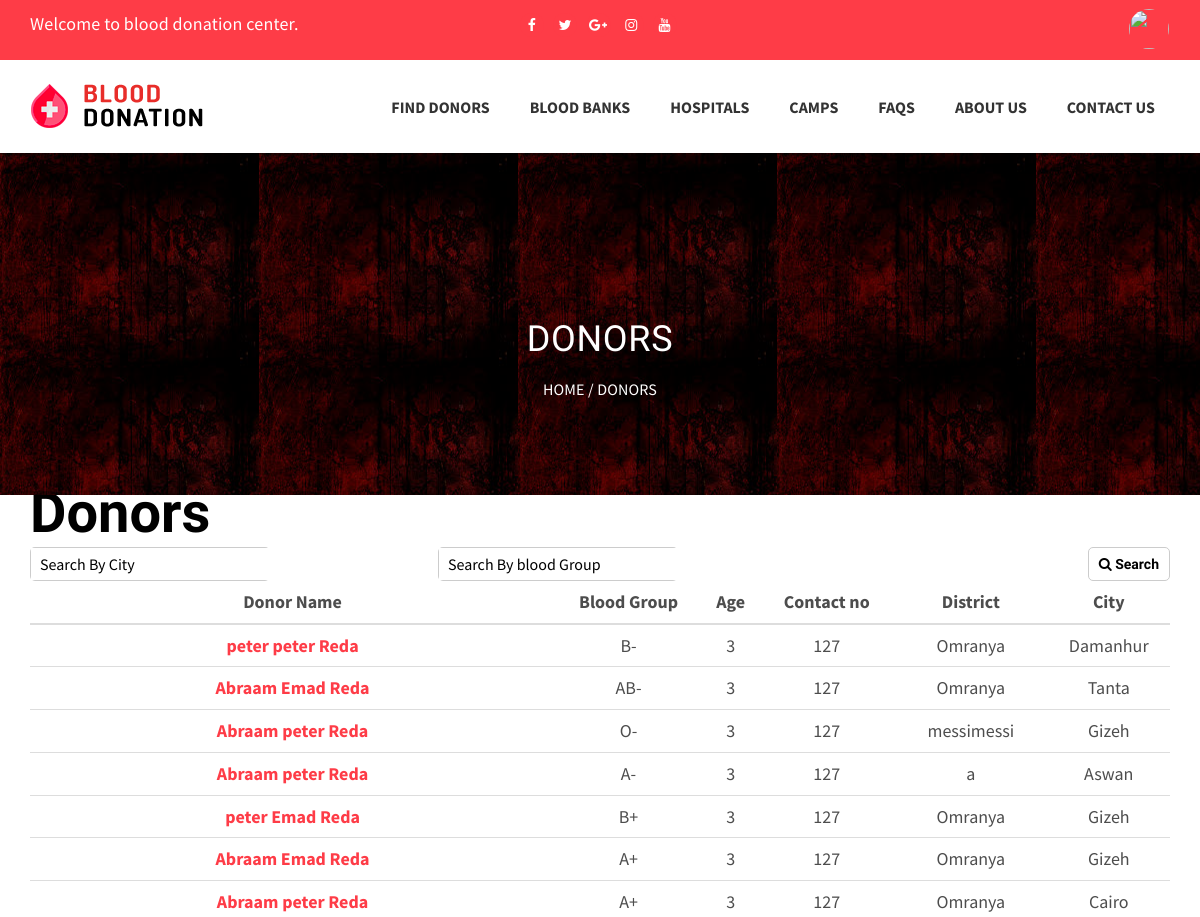
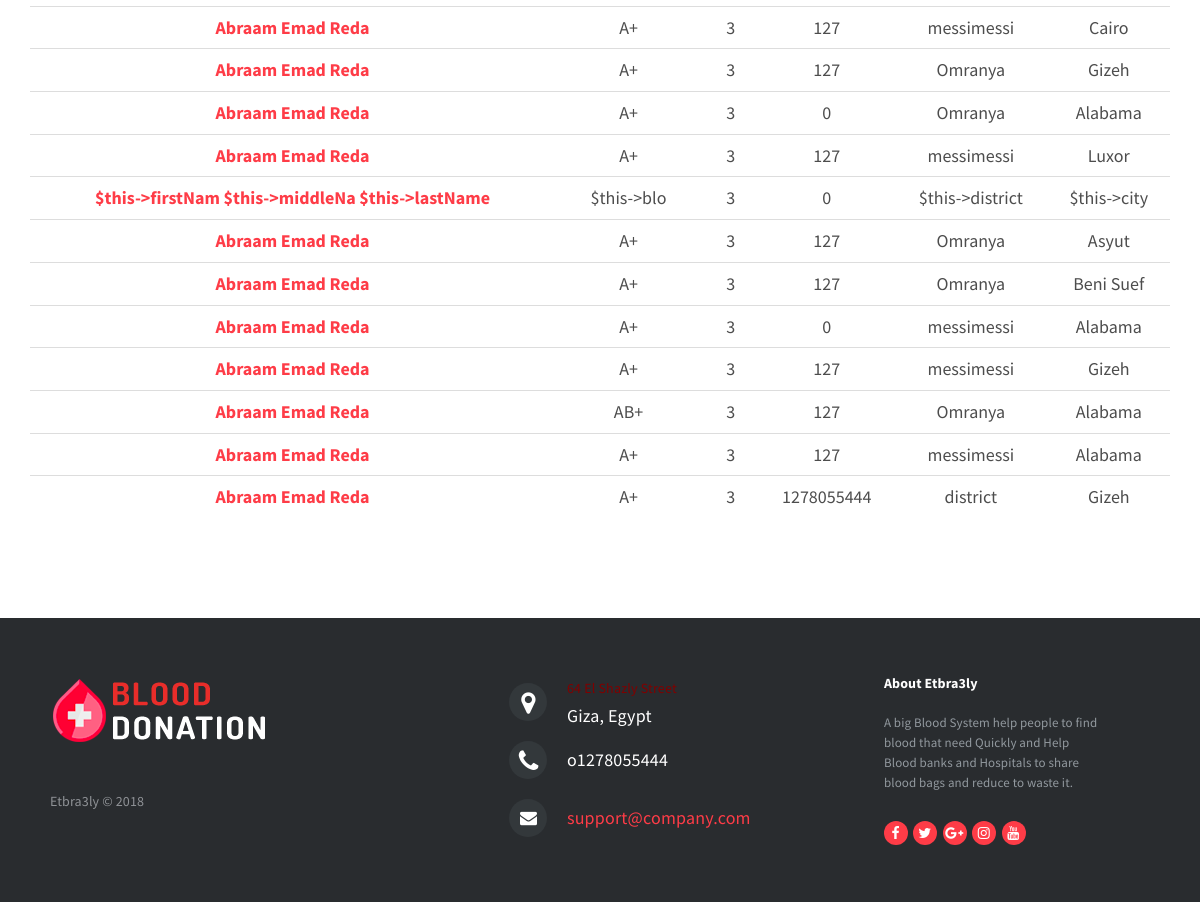
The app's page /APP/cpanel/DonorPages/DonorDonorList.php (signed in) with its own data (2 pictures, top to bottom).
### tables this page shows
CREATE TABLE `donor` (
  `donorID` int(10) NOT NULL,
  `SSN` int(20) NOT NULL,
  `firstName` varchar(15) NOT NULL,
  `middleName` varchar(15) NOT NULL,
  `lastName` varchar(15) NOT NULL,
  `dateOfBirth` varchar(20) NOT NULL,
  `gender` varchar(10) NOT NULL,
  `district` varchar(50) NOT NULL,
  `city` varchar(50) NOT NULL,
  `phoneNo` int(20) NOT NULL,
  `email` varchar(30) NOT NULL,
  `bloodGroup` varchar(10) NOT NULL,
  `photo` varchar(500) NOT NULL DEFAULT 'default_profile.jpg',
  `username` varchar(20) DEFAULT NULL,
  `password` varchar(50) DEFAULT NULL,
  `lastDonationDate` varchar(20) DEFAULT NULL,
  `bloodBankID` int(11) DEFAULT NULL
);

### APP/cpanel/DonorPages/DonorDonorList.php (the view, shortened to what the rows shown need)
<?php
    require_once '../../lib/donor.php';
    $loginDonor = Donor::retreiveDonorById($_SESSION['donorID']);
?>
<link type="text/css" rel="stylesheet" href="https://cdn.jotfor.ms/css/styles/buttons/form-submit-button-light.css?3.3.5398"/>
<link href="https://cdn.jotfor.ms/static/formCss.css?3.3.5398" rel="stylesheet" type="text/css" />
<link type="text/css" media="print" rel="stylesheet" href="https://cdn.jotfor.ms/css/printForm.css?3.3.5398" />
<link type="text/css" rel="stylesheet" href="https://cdn.jotfor.ms/css/styles/nova.css?3.3.5398" />
<link type="text/css" rel="stylesheet" href="https://cdn.jotfor.ms/themes/CSS/566a91c2977cdfcd478b4567.css?themeRevisionID=59fb4852cf3bfe589c6c6f21"/>
<section>
        <div class="container">
                <ul class="form-section page-section">
                    <li id="cid_10" class="form-input-wide" data-type="control_head">
                          <div class="form-header-group ">
                            <div class="header-text httal htvam">
                                  <h1 id="header_10" class="form-header" data-component="header">
                                    Donors
                                  </h1>
                            </div>
                          </div>
                    </li>
                </ul>
                <table class="table">
                        <thead class="thead-dark">
                                <tr>
                                        <th scope="col">Donor Name</th>
                                        <th scope="col">Blood Group</th>
                                        <th scope="col">Age</th>
                                        <th scope="col">Contact no</th>
                                        <th scope="col">District</th>
                                        <th scope="col">City</th>
                                </tr>
                        </thead>
                        <tbody>
                            <?php
                                if(isset($_GET['search'])){
                                    if(is_numeric($_GET['city']) && is_numeric($_GET['bloodGroup'])){
                                        $flag = 0;
                                        $donors = Donor::retreiveAllDonors();
                                        if(is_array($donors) && count($donors)>0){
                                            foreach ($donors as $donor) {
                                                $age = round((strtotime(date("d-m-20y"))-strtotime("24-06-2018"))/(60*60*24*365));
                                                if((strtotime(date("d-m-20y"))-strtotime($donor['lastDonationDate']))/(60*60*24) > 90){
                                                    $flag = 1;
                                                    echo '<tr>
                                                    <th scope="row"><a href="DonorDonorDetails.php?id='.$donor['donorID'].'">'.$donor['firstName'].' '.$donor['middleName'].' '.$donor['lastName'].'</a></th>
                                                    <td>'.$donor['bloodGroup'].'</td>
                                                    <td>'.$age.'</td>
                                                    <td>'.$donor['phoneNo'].'</td>
                                                    <td>'.$donor['district'].'</td>
                                                    <td>'.$donor['city'].'</td>
                                                </tr>';
                                                }
                                            }if($flag == 0){
                                                echo '<tr>
                                                        <td colspan="6" style="text-align:center" scope="row"> There is no Donors Available !!!</td>
                                                    </tr>';
                                            }
                                        }else{
                                            echo '<tr>
                                                    <td colspan="6" style="text-align:center" scope="row"> There is no Donors Available !!!</td>
                                                </tr>';
                                        }
                                    }elseif(is_numeric($_GET['city'])){
                                        $flag = 0;
                                        $donors = Donor::retreiveAllDonorsByBloodGroup($_GET['bloodGroup']);
                                        if(is_array($donors) && count($donors)>0){
                                            foreach ($donors as $donor) {
                                                $age = round((strtotime(date("d-m-20y"))-strtotime("24-06-2018"))/(60*60*24*365));
                                                if((strtotime(date("d-m-20y"))-strtotime($donor['lastDonationDate']))/(60*60*24) > 90){
                                                    $flag = 1;
                                                    echo '<tr>
                                                    <th scope="row"><a href="DonorDonorDetails.php?id='.$donor['donorID'].'">'.$donor['firstName'].' '.$donor['middleName'].' '.$donor['lastName'].'</a></th>
                                                    <td>'.$donor['bloodGroup'].'</td>
                                                    <td>'.$age.'</td>
                                                    <td>'.$donor['phoneNo'].'</td>
                                                    <td>'.$donor['district'].'</td>
                                                    <td>'.$donor['city'].'</td>
                                                </tr>';
                                                }
                                            }if($flag == 0){
                                                echo '<tr>
                                                        <td colspan="6" style="text-align:center" scope="row"> There is no Donors Available !!!</td>
                                                    </tr>';
                                            }
                                        }else{
                                            echo '<tr>
                                                    <td colspan="6" style="text-align:center" scope="row"> There is no Donors Available with Blood Group '.$_GET['bloodGroup'].' !!!</td>
                                                </tr>';
                                        }
                                    }elseif(is_numeric($_GET['bloodGroup'])){
                                        $flag = 0;
                                        $donors = Donor::retreiveAllDonorsByCity($_GET['city']);
                                        if(is_array($donors) && count($donors)>0){
                                            foreach ($donors as $donor) {
                                                $age = round((strtotime(date("d-m-20y"))-strtotime("24-06-2018"))/(60*60*24*365));
                                                if((strtotime(date("d-m-20y"))-strtotime($donor['lastDonationDate']))/(60*60*24) > 90){
                                                    $flag = 1;
                                                    echo '<tr>
                                                    <th scope="row"><a href="DonorDonorDetails.php?id='.$donor['donorID'].'">'.$donor['firstName'].' '.$donor['middleName'].' '.$donor['lastName'].'</a></th>
                                                    <td>'.$donor['bloodGroup'].'</td>
                                                    <td>'.$age.'</td>
                                                    <td>'.$donor['phoneNo'].'</td>
                                                    <td>'.$donor['district'].'</td>
                                                    <td>'.$donor['city'].'</td>
                                                </tr>';
                                                }
                                            }if($flag == 0){
                                                echo '<tr>
                                                        <td colspan="6" style="text-align:center" scope="row"> There is no Donors Available !!!</td>
                                                    </tr>';
                                            }
                                        }else{
                                            echo '<tr>
                                                    <td colspan="6" style="text-align:center" scope="row"> There is no Donors Available in '.$_GET['city'].' !!!</td>
                                                </tr>';
                                        }
                                    }else{
                                        $flag = 0;
                                        $donors = Donor::retreiveAllDonorsByBloodGroupAndCity($_GET['bloodGroup'], $_GET['city']);
                                        if(is_array($donors) && count($donors)>0){
                                            foreach ($donors as $donor) {
                                                $age = round((strtotime(date("d-m-20y"))-strtotime("24-06-2018"))/(60*60*24*365));
                                                if((strtotime(date("d-m-20y"))-strtotime($donor['lastDonationDate']))/(60*60*24) > 90){
                                                    $flag = 1;
                                                    echo '<tr>
                                                    <th scope="row"><a href="DonorDonorDetails.php?id='.$donor['donorID'].'">'.$donor['firstName'].' '.$donor['middleName'].' '.$donor['lastName'].'</a></th>
                                                    <td>'.$donor['bloodGroup'].'</td>
                                                    <td>'.$age.'</td>
                                                    <td>'.$donor['phoneNo'].'</td>
                                                    <td>'.$donor['district'].'</td>
                                                    <td>'.$donor['city'].'</td>
                                                </tr>';
                                                }
                                            }if($flag == 0){
                                                echo '<tr>
                                                        <td colspan="6" style="text-align:center" scope="row"> There is no Donors Available !!!</td>
                                                    </tr>';
                                            }
                                        }else{
                                            echo '<tr>
                                                    <td colspan="6" style="text-align:center" scope="row"> There is no Donors Available with Blood Group '.$_GET['bloodGroup'].' in '.$_GET['city'].' !!!</td>
                                                </tr>';
                                        }
                                    }
                                }else{
                                    $flag = 0 ;
                                    $donors = Donor::retreiveAllDonors();
                                    if(is_array($donors) && count($donors)>0){
                                        foreach ($donors as $donor) {
                                            $age = round((strtotime(date("d-m-20y"))-strtotime("24-06-2018"))/(60*60*24*365));
                                            if((strtotime(date("d-m-20y"))-strtotime($donor['lastDonationDate']))/(60*60*24) > 90){
                                                $flag = 1;
                                                echo '<tr>
                                                <th scope="row"><a href="DonorDonorDetails.php?id='.$donor['donorID'].'">'.$donor['firstName'].' '.$donor['middleName'].' '.$donor['lastName'].'</a></th>
                                                <td>'.$donor['bloodGroup'].'</td>
                                                <td>'.$age.'</td>
                                                <td>'.$donor['phoneNo'].'</td>
                                                <td>'.$donor['district'].'</td>
                                                <td>'.$donor['city'].'</td>
                                            </tr>';
                                            }
                                        }if($flag == 0){
                                            echo '<tr>
                                                    <td colspan="6" style="text-align:center" scope="row"> There is no Donors Available !!!</td>
                                                </tr>';
                                        }
                                    }else{
                                        echo '<tr>
                                                <td colspan="6" style="text-align:center" scope="row"> There is no Donors Available !!!</td>
                                            </tr>';
                                    }
                                }
                            ?>
                        </tbody>
                </table>
        </div>
</section>

### records on screen
donor: firstName "peter", middleName "peter", lastName "Reda", bloodGroup "B-", age "3", phoneNo "127", district "Omranya", city "Damanhur"
donor: firstName "Abraam", middleName "Emad", lastName "Reda", bloodGroup "AB-", age "3", phoneNo "127", district "Omranya", city "Tanta"
donor: firstName "Abraam", middleName "peter", lastName "Reda", bloodGroup "O-", age "3", phoneNo "127", district "messimessi", city "Gizeh"
donor: firstName "Abraam", middleName "peter", lastName "Reda", bloodGroup "A-", age "3", phoneNo "127", district "a", city "Aswan"
donor: firstName "peter", middleName "Emad", lastName "Reda", bloodGroup "B+", age "3", phoneNo "127", district "Omranya", city "Gizeh"
donor: firstName "Abraam", middleName "Emad", lastName "Reda", bloodGroup "A+", age "3", phoneNo "127", district "Omranya", city "Gizeh"
donor: firstName "Abraam", middleName "peter", lastName "Reda", bloodGroup "A+", age "3", phoneNo "127", district "Omranya", city "Cairo"
donor: firstName "Abraam", middleName "Emad", lastName "Reda", bloodGroup "A+", age "3", phoneNo "127", district "messimessi", city "Cairo"
donor: firstName "Abraam", middleName "Emad", lastName "Reda", bloodGroup "A+", age "3", phoneNo "127", district "Omranya", city "Gizeh"
donor: firstName "Abraam", middleName "Emad", lastName "Reda", bloodGroup "A+", age "3", phoneNo "0", district "Omranya", city "Alabama"
donor: firstName "Abraam", middleName "Emad", lastName "Reda", bloodGroup "A+", age "3", phoneNo "127", district "messimessi", city "Luxor"
donor: firstName "$this->firstNam", middleName "$this->middleNa", lastName "$this->lastName", bloodGroup "$this->blo", age "3", phoneNo "0", district "$this->district", city "$this->city"
donor: firstName "Abraam", middleName "Emad", lastName "Reda", bloodGroup "A+", age "3", phoneNo "127", district "Omranya", city "Asyut"
donor: firstName "Abraam", middleName "Emad", lastName "Reda", bloodGroup "A+", age "3", phoneNo "127", district "Omranya", city "Beni Suef"
donor: firstName "Abraam", middleName "Emad", lastName "Reda", bloodGroup "A+", age "3", phoneNo "0", district "messimessi", city "Alabama"
donor: firstName "Abraam", middleName "Emad", lastName "Reda", bloodGroup "A+", age "3", phoneNo "127", district "messimessi", city "Gizeh"
donor: firstName "Abraam", middleName "Emad", lastName "Reda", bloodGroup "AB+", age "3", phoneNo "127", district "Omranya", city "Alabama"
donor: firstName "Abraam", middleName "Emad", lastName "Reda", bloodGroup "A+", age "3", phoneNo "127", district "messimessi", city "Alabama"
donor: firstName "Abraam", middleName "Emad", lastName "Reda", bloodGroup "A+", age "3", phoneNo "1278055444", district "district", city "Gizeh"
